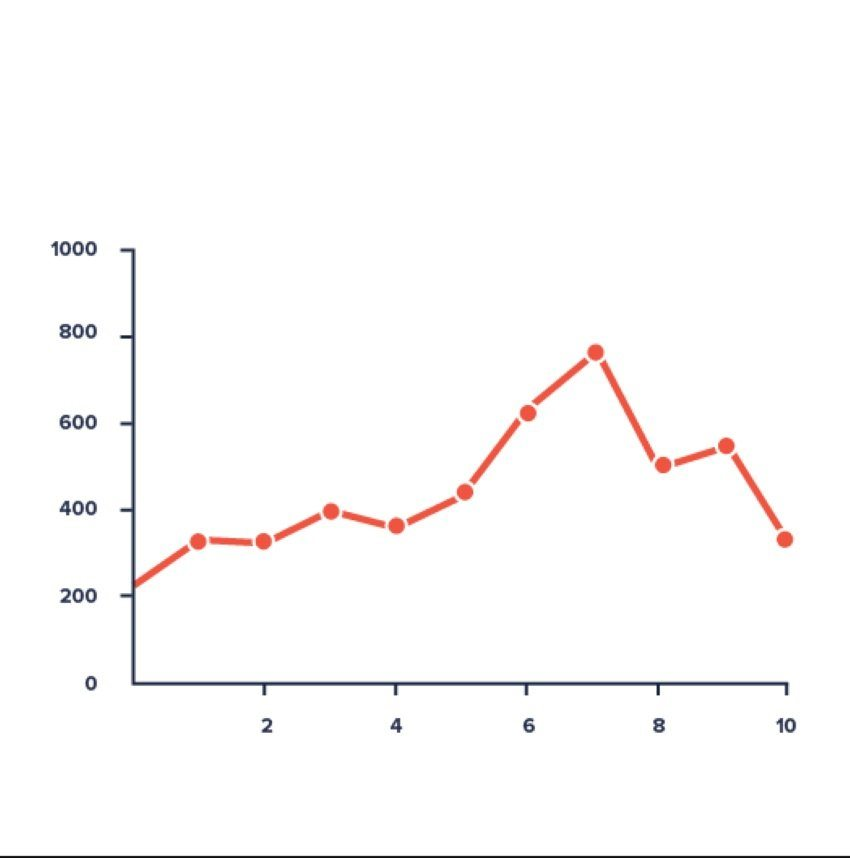
#> input picture Server/assets/line-graph.jpg, 850 x 858 px
$ python template-matching.py
#> lines starting #> are read from the running program, lines starting #| are printed output that depends on the picture
import numpy as np
import cv2

# img = cv2.resize(cv2.imread('assets/barchart.jpg', 0), (0, 0), fx=0.6, fy=0.6)        #grayscale images
# img = cv2.resize(cv2.imread('assets/line-graph.jpg', 0), (0, 0), fx=0.6, fy=0.6)
img = cv2.resize(cv2.imread('../assets/line-graph.jpg', 0), (0, 0), fx=0.6, fy=0.6)
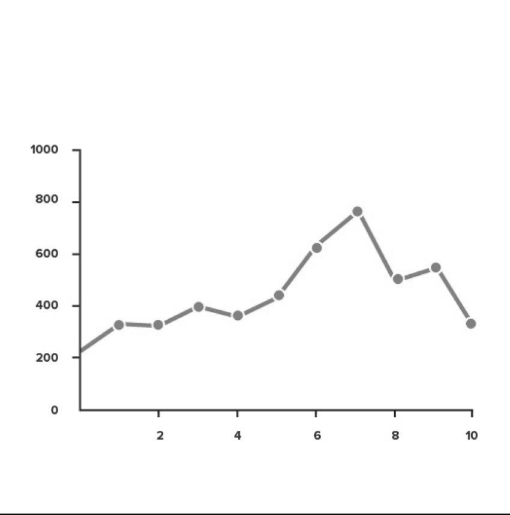
#> img: shape (515, 510); min 15, max 255, mean 251.3
template = cv2.resize(cv2.imread('../assets/line-graph-copy.jpg', 0), (0, 0), fx=0.6, fy=0.6)
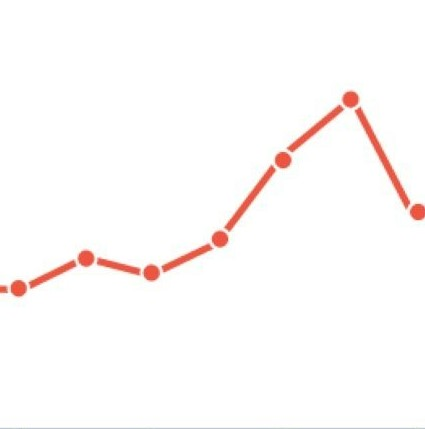
#> input picture Server/assets/line-graph-copy.jpg, 425 x 429 px
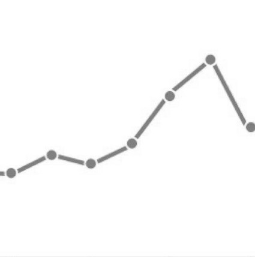
#> template: shape (257, 255); min 117, max 255, mean 251.6

# img = cv2.imread('assets/download.png', 0)       #grayscale images
# template = cv2.imread('assets/line-graph-copy.jpg', 0)

h, w = template.shape   #tuple (height, width)
#> h = 257; w = 255

methods = [cv2.TM_CCOEFF, cv2.TM_CCOEFF_NORMED, cv2.TM_CCORR,
            cv2.TM_CCORR_NORMED, cv2.TM_SQDIFF, cv2.TM_SQDIFF_NORMED] #Different methods for doing TM. Uses all the methods for TM

for method in methods:
    img2 = img.copy()       #Copying the image to draw the rectangle. New image for each method

    result = cv2.matchTemplate(img2, template, method)
    min_val, max_val, min_loc, max_loc = cv2.minMaxLoc(result)
    if method in [cv2.TM_SQDIFF, cv2.TM_SQDIFF_NORMED]:
        location = min_loc
    else:
        location = max_loc

    bottom_right = (location[0] + w, location[1] + h)
    cv2.rectangle(img2, location, bottom_right, (0,0,0), 5)
    cv2.imshow('Match', img2)
    cv2.waitKey(0)
    cv2.destroyAllWindows()
#> this loop made 6 passes
#> (min_val, max_val, min_loc, location, bottom_right) on passes 1 to 4: (-1238825.6, 21650930, (154, 203), (147, 152), (402, 409)), (-0.041, 0.995, (154, 203), (147, 152), (402, 409)), (4.09e+09, 4.2e+09, (37, 258), (82, 0), (337, 257)), (0.99, 1, (37, 258), (147, 152), (402, 409))
#> (min_val, max_val, max_loc, location, bottom_right) on passes 5 to 6: (211456, 82692096, (37, 258), (147, 152), (402, 409)), (5.07e-05, 0.02, (37, 258), (147, 152), (402, 409))
#> pass 1, `result = cv2.matchTemplate(img2, template, method)`:
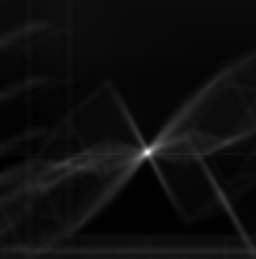
#> result: shape (259, 256) float32; min -1238825.6, max 21650930, mean 61645; drawn with min black and max white
#> pass 1, `cv2.imshow('Match', img2)`:
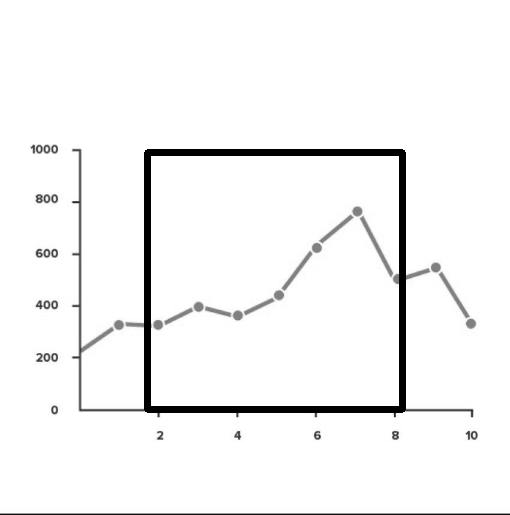
#> window 'Match': shape (515, 510); min 0, max 255, mean 244.8
#> pass 3, `result = cv2.matchTemplate(img2, template, method)`:
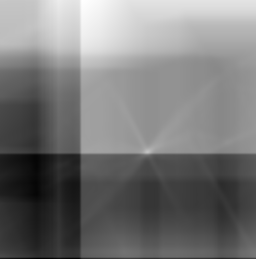
#> result: shape (259, 256) float32; min 4.09e+09, max 4.2e+09, mean 4.14e+09; drawn with min black and max white
#> after the loop:
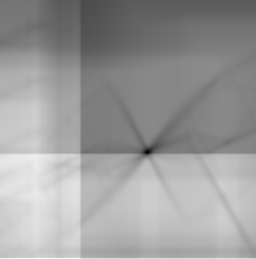
#> result: shape (259, 256) float32; min 5.07e-05, max 0.02, mean 0.0123; drawn with min black and max white
